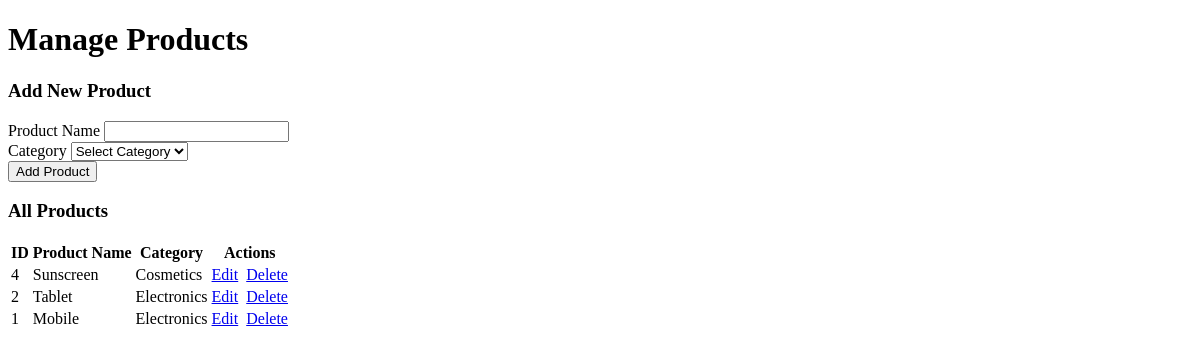
Before: /pages/product/product.php with the older database file.
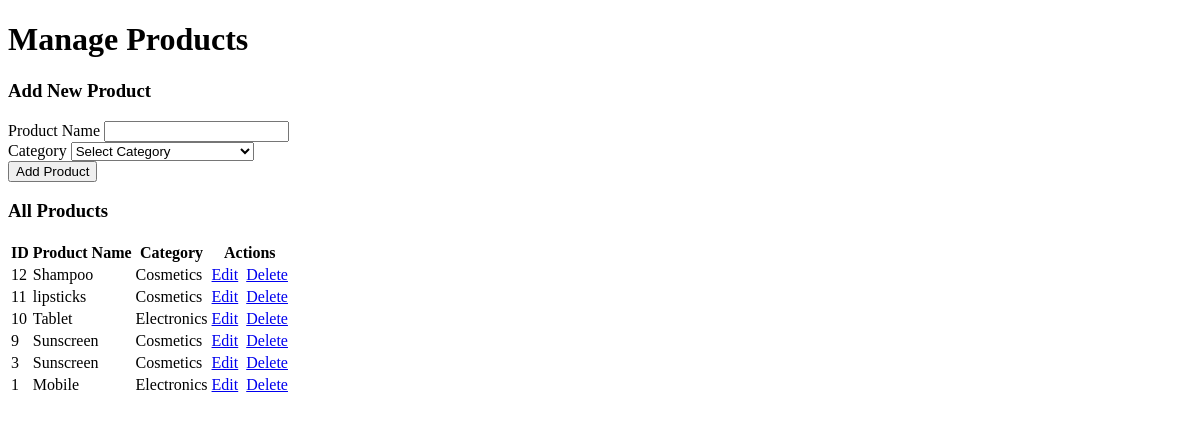
After: the same page with the newer database file.
### tables this page shows
CREATE TABLE `products` (
  `id` int(11) NOT NULL,
  `product_name` varchar(255) NOT NULL,
  `category_id` int(11) NOT NULL
);

CREATE TABLE `categories` (
  `id` int(11) NOT NULL,
  `category_name` varchar(180) NOT NULL,
  `parent_id` int(11) DEFAULT NULL
);

### pages/product/product.php (the view, shortened to what this page needs)
<?php
include_once __DIR__ . '/../../config.php';
$sql_products = "
    SELECT
        p.id,
        p.product_name,
        c.category_name
    FROM products AS p
    LEFT JOIN categories AS c ON p.category_id = c.id
    ORDER BY p.id DESC
";
$result_products = $conn->query($sql_products);
$products = [];
if ($result_products && $result_products->num_rows > 0) {
    while ($row = $result_products->fetch_assoc()) {
        $products[] = $row;
    }
}
?>
<!DOCTYPE html>
<html lang="en">
<head>
</head>
<body>
<div class="container-fluid">
    <div class="row mb-3">
        <div class="col-md-6">
            <h1 class="m-0">Manage Products</h1>
        </div>
    </div>
    <div class="card mb-4">
        <div class="card-header">
            <h3 class="card-title">Add New Product</h3>
        </div>
        <div class="card-body">
            <form method="POST">
                <div class="row">
                    <div class="col-md-6">
                        <div class="form-group mb-3">
                            <label for="product_name">Product Name</label>
                            <input type="text" name="product_name" id="product_name" class="form-control" required>
                        </div>
                    </div>
                    <div class="col-md-6">
                        <div class="form-group mb-3">
                            <label for="category_id">Category</label>
                            <select name="category_id" id="category_id" class="form-control" required>
                                <option value="">Select Category</option>
                            </select>
                        </div>
                    </div>
                </div>
                <button type="submit" name="add_product" class="btn btn-primary btn-block">Add Product</button>
            </form>
        </div>
    </div>
    <div class="card">
        <div class="card-header">
            <h3 class="card-title">All Products</h3>
        </div>
        <div class="card-body">
            <div class="table-responsive">
                <table id="productsTable" class="table table-bordered table-striped">
                    <thead>
                        <tr>
                            <th class="text-center">ID</th>
                            <th class="text-center">Product Name</th>
                            <th class="text-center">Category</th>
                            <th class="text-center">Actions</th>
                        </tr>
                    </thead>
                    <tbody>
                        <?php if (!empty($products)): ?>
                            <?php foreach ($products as $product): ?>
                                <tr>
                                    <td class="text-center"><?php echo htmlspecialchars($product['id']); ?></td>
                                    <td class="text-center"><?php echo htmlspecialchars($product['product_name']); ?></td>
                                    <td class="text-center"><?php echo htmlspecialchars($product['category_name']); ?></td>
                                    <td class="d-flex justify-content-center">
                                        <a href="home.php?page=11&id=<?php echo htmlspecialchars($product['id']); ?>" class="btn btn-sm btn-info">Edit</a>&nbsp;
                                        <a href="home.php?page=9&delete_id=<?php echo htmlspecialchars($product['id']); ?>" class="btn btn-sm btn-danger" onclick="return confirm('Are you sure you want to delete this product?');">Delete</a>
                                    </td>
                                </tr>
                            <?php endforeach; ?>
                        <?php else: ?>
                            <tr>
                                <td colspan="4" class="text-center">No products found.</td>
                            </tr>
                        <?php endif; ?>
                    </tbody>
                </table>
            </div>
        </div>
    </div>
</div>
</body>
</html>

Changed rows visible on the page:
removed products: id "4", product_name "Sunscreen", category.category_name "Cosmetics"
removed products: id "2", product_name "Tablet", category.category_name "Electronics"
added products: id "12", product_name "Shampoo", category.category_name "Cosmetics"
added products: id "11", product_name "lipsticks", category.category_name "Cosmetics"
added products: id "10", product_name "Tablet", category.category_name "Electronics"
added products: id "9", product_name "Sunscreen", category.category_name "Cosmetics"
added products: id "3", product_name "Sunscreen", category.category_name "Cosmetics"
